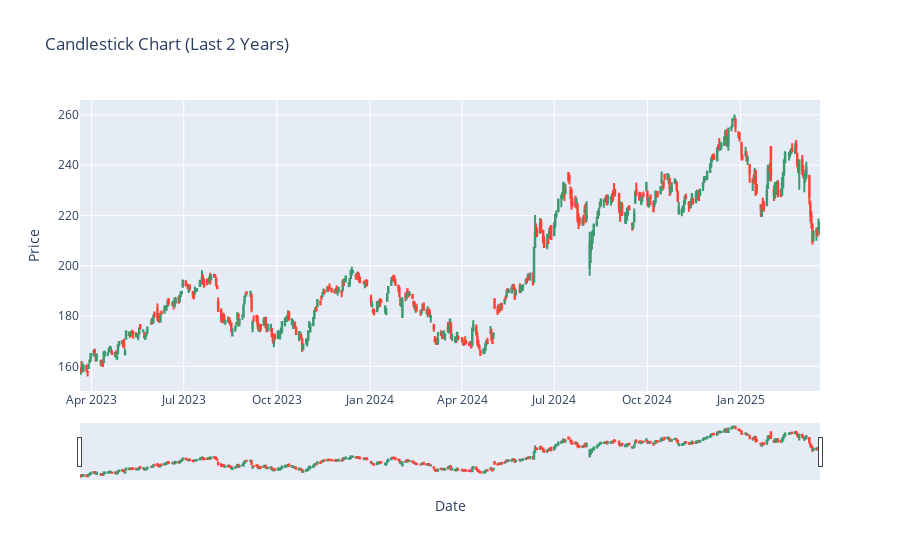

Here is the notebook cell this chart was saved with:
### Code cell
# Create the candlestick figure
fig = go.Figure(data=[go.Candlestick(x=df.index,
                                     open=df['Open'],
                                     high=df['High'],
                                     low=df['Low'],
                                     close=df['Close'])])

# Customize the layout
fig.update_layout(
    title='Candlestick Chart (Last 2 Years)',
    yaxis_title='Price',
    xaxis_title='Date',
    xaxis_rangeslider_visible=False
)

# Show the plot
fig.show()

### Figure 1 — Plotly figure (JSON) as saved in the notebook; plotly's stock layout.template omitted (floating-point values rounded to 4 significant figures; data arrays with more than 128 entries replaced by an {"elided": "..."} marker saying what was removed)
{"data": [{"close": {"elided": "502 float values"}, "high": {"elided": "502 float values"}, "low": {"elided": "502 float values"}, "open": {"elided": "502 float values"}, "type": "candlestick", "x": {"elided": "502 str values"}}], "layout": {"title": {"text": "Candlestick Chart (Last 2 Years)"}, "xaxis": {"title": {"text": "Date"}}, "yaxis": {"title": {"text": "Price"}}}}
